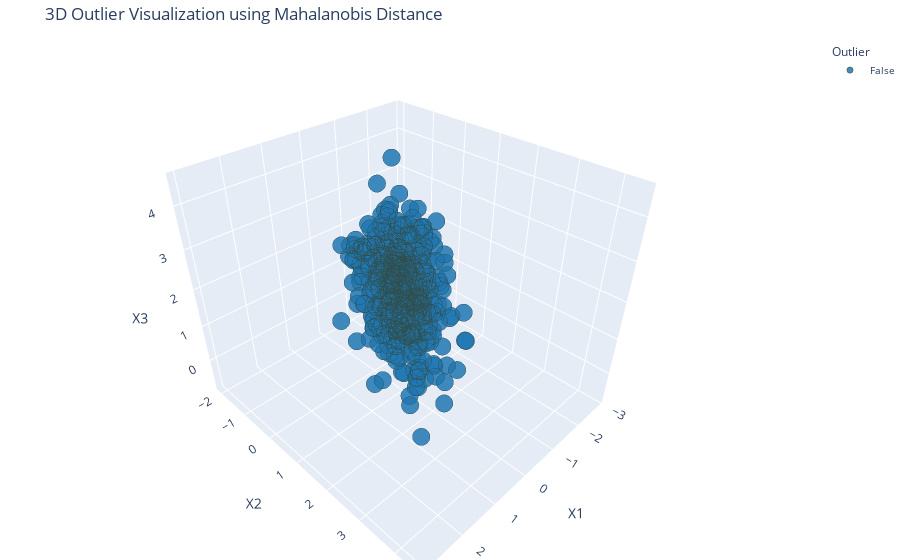

The cell this chart's notebook holds for it:
### Markdown cell above
## 🔹 Step 6: 3D Scatterplot Using Plotly

### Code cell
# 3D Scatterplot Using plotly
fig_3d = plot_mahalanobis_outliers_3d(df, x_col="X1", y_col="X2", z_col="X3", outlier_col="is_outlier")
fig_3d.write_html(EXPORT_PLOTS / "mahalanobis_outliers_3D.html")
fig_3d.show()

### Figure 1 — Plotly figure (JSON) as saved in the notebook; plotly's stock layout.template omitted (floating-point values rounded to 4 significant figures; data arrays with more than 128 entries replaced by an {"elided": "..."} marker saying what was removed)
{"data": [{"hovertemplate": "is_outlier=False<br>X1=%{x}<br>X2=%{y}<br>X3=%{z}<extra></extra>", "legendgroup": "False", "marker": {"color": "#1f77b4", "line": {"color": "DarkSlateGrey", "width": 1}, "opacity": 0.85, "size": 6, "symbol": "circle"}, "mode": "markers", "name": "False", "scene": "scene", "showlegend": true, "type": "scatter3d", "x": {"elided": "500 float values"}, "y": {"elided": "500 float values"}, "z": {"elided": "500 float values"}}], "layout": {"legend": {"font": {"size": 10}, "title": {"text": "Outlier"}, "tracegroupgap": 0}, "margin": {"b": 0, "l": 0, "r": 0, "t": 40}, "scene": {"domain": {"x": [0, 1], "y": [0, 1]}, "xaxis": {"title": {"text": "X1"}}, "yaxis": {"title": {"text": "X2"}}, "zaxis": {"title": {"text": "X3"}}}, "title": {"text": "3D Outlier Visualization using Mahalanobis Distance"}}}
